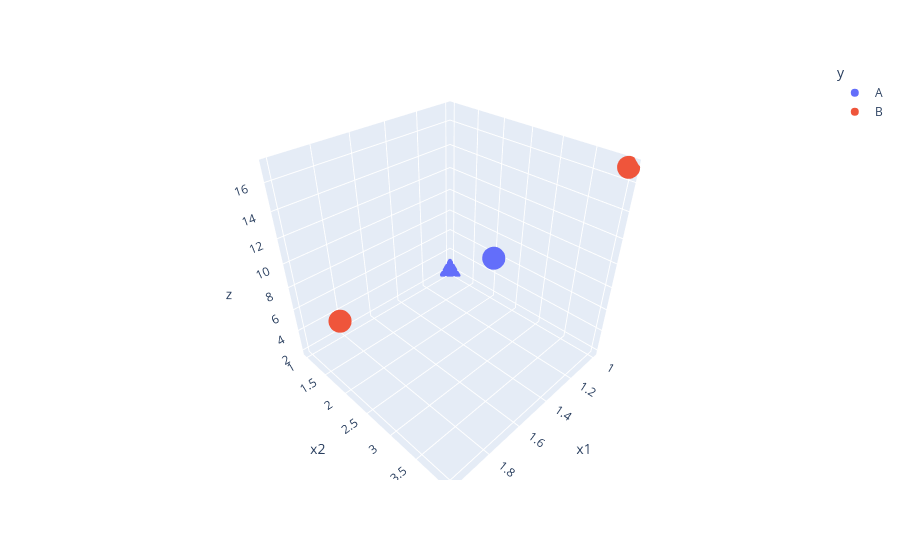

The code cell stored with this chart in its notebook:
### Code cell
px.scatter_3d(data_frame=df,
              x='x1',
              y='x2',
              z='z',
              color='y')

### Figure 1 — Plotly figure (JSON) as saved in the notebook; plotly's stock layout.template omitted (floating-point values rounded to 4 significant figures)
{"data": [{"hovertemplate": "y=A<br>x1=%{x}<br>x2=%{y}<br>z=%{z}<extra></extra>", "legendgroup": "A", "marker": {"color": "#636efa", "symbol": "circle"}, "mode": "markers", "name": "A", "scene": "scene", "showlegend": true, "type": "scatter3d", "x": [1, 1.4], "y": [1, 3], "z": [2, 10.96]}, {"hovertemplate": "y=B<br>x1=%{x}<br>x2=%{y}<br>z=%{z}<extra></extra>", "legendgroup": "B", "marker": {"color": "#EF553B", "symbol": "circle"}, "mode": "markers", "name": "B", "scene": "scene", "showlegend": true, "type": "scatter3d", "x": [2, 1], "y": [2, 4], "z": [8, 17]}], "layout": {"legend": {"title": {"text": "y"}, "tracegroupgap": 0}, "margin": {"t": 60}, "scene": {"domain": {"x": [0, 1], "y": [0, 1]}, "xaxis": {"title": {"text": "x1"}}, "yaxis": {"title": {"text": "x2"}}, "zaxis": {"title": {"text": "z"}}}}}
